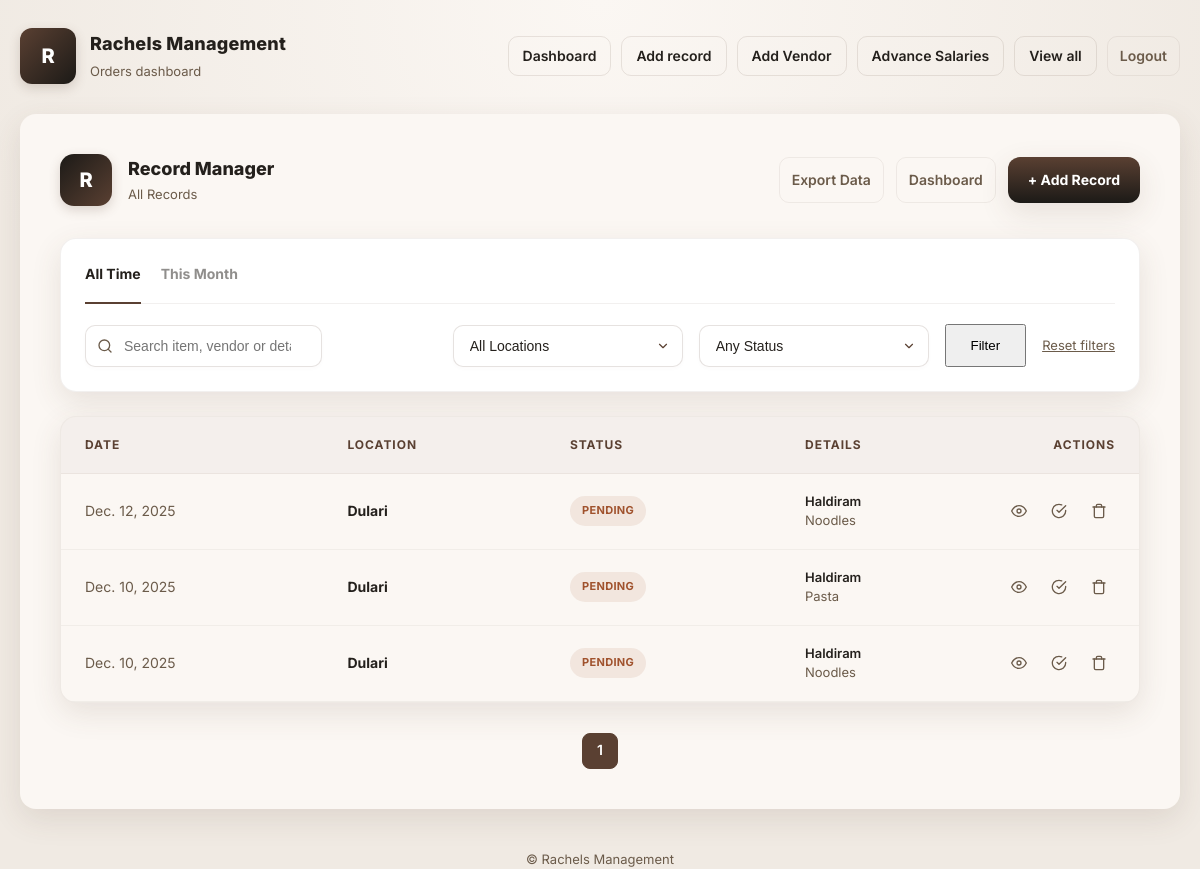
The page /records/ (signed in) on the database its author committed.
### Rachels/models.py (models this page shows, shortened)
class Record(models.Model):
    date = models.DateField()
    location = models.CharField(max_length=100)
    vendor = models.ForeignKey(Vendor, on_delete=models.SET_NULL, null=True)
    item = models.ForeignKey(VendorItem, on_delete=models.SET_NULL, null=True)
    quantity = models.PositiveIntegerField(default=1)
    status = models.CharField(max_length=20, default="Pending")

class Vendor(models.Model):
    name = models.CharField(max_length=100, unique=True)

class VendorItem(models.Model):
    vendor = models.ForeignKey(Vendor, on_delete=models.CASCADE, related_name="items")
    item_name = models.CharField(max_length=100)

### Rachels/views.py (the view)
# urls.py: path('records/', views.show_all_records, name='show_all_records'),
@login_required
def show_all_records(request):
    qs = Record.objects.all().order_by('-date', '-id')
    q = request.GET.get('q', '').strip()
    if q:
        qs = qs.filter(details__icontains=q)
    location = request.GET.get('location', '').strip()
    if location:
        qs = qs.filter(location=location)
    status = request.GET.get('status', '').strip()
    if status:
        qs = qs.filter(status__iexact=status)
    if request.GET.get('month') == 'this':
        today = date.today()
        qs = qs.filter(date__year=today.year, date__month=today.month)
    per_page = 25
    paginator = Paginator(qs, per_page)
    page_number = request.GET.get('page', 1)
    page_obj = paginator.get_page(page_number)
    total_pages = paginator.num_pages
    current = page_obj.number if page_obj else 1
    pagination_items = []
    last_was_ellipsis = False
    for p in range(1, total_pages + 1):
        show = (
            p <= 2 or
            p > total_pages - 2 or
            abs(p - current) <= 1
        )
        if show:
            pagination_items.append(p)
            last_was_ellipsis = False
        else:
            if not last_was_ellipsis:
                pagination_items.append('...')
                last_was_ellipsis = True
    context = {
        'records': page_obj.object_list,
        'page_obj': page_obj,
        'paginator': paginator,
        'pagination_items': pagination_items,
        'request': request,
    }
    return render(request, 'DisplayRecord.html', context)

### Rachels/templates/DisplayRecord.html (shortened to what this page needs)
{% extends "base.html" %}
{% block content %}
<div class="container">
  <div class="page-header">
    <div class="header-brand">
      <div class="icon">R</div>
      <div>
        <div style="font-weight:800; font-size:18px;">Record Manager</div>
        <div class="muted" style="font-size:13px">All Records</div>
      </div>
    </div>
    <div style="display:flex; gap:12px;">
      <a href="{% url 'export_form' %}" class="btn ghost">Export Data</a>
      <a href="{% url 'Home' %}" class="btn ghost">Dashboard</a>
      <a href="{% url 'add_record' %}" class="btn primary" style="box-shadow: var(--shadow-sm);">+ Add Record</a>
    </div>
  </div>
  <div class="filter-container">
    <div style="margin-bottom: 20px; display:flex; gap:20px; border-bottom:1px solid rgba(90,64,50,0.08); padding-bottom:10px;">
      <a href="?{% if request.GET.location %}location={{ request.GET.location }}&{% endif %}{% if request.GET.status %}status={{ request.GET.status }}&{% endif %}{% if request.GET.q %}q={{ request.GET.q }}{% endif %}"
         style="font-weight:700; font-size:14px; color:var(--text); text-decoration:none; {% if not request.GET.month %}border-bottom:2px solid var(--accent); margin-bottom:-11px;{% else %}opacity:0.5;{% endif %} padding-bottom:8px; transition:0.2s;">
         All Time
      </a>
      <a href="?month=this{% if request.GET.location %}&location={{ request.GET.location }}{% endif %}{% if request.GET.status %}&status={{ request.GET.status }}{% endif %}{% if request.GET.q %}&q={{ request.GET.q }}{% endif %}"
         style="font-weight:700; font-size:14px; color:var(--text); text-decoration:none; {% if request.GET.month == 'this' %}border-bottom:2px solid var(--accent); margin-bottom:-11px;{% else %}opacity:0.5;{% endif %} padding-bottom:8px; transition:0.2s;">
         This Month
      </a>
    </div>
    <form method="get" class="filter-row">
      <div style="flex: 2; position:relative; min-width: 240px;">
        <input type="search" name="q" placeholder="Search item, vendor or details..." value="{{ request.GET.q|default:'' }}" class="form-control" style="padding-left: 38px;">
      </div>
      {% if user.is_superuser %}
      <select name="location" class="form-control" style="flex: 1; min-width: 160px;">
        <option value="">All Locations</option>
      </select>
      {% endif %}
      <select name="status" class="form-control" style="flex: 1; min-width: 160px;">
        <option value="">Any Status</option>
      </select>
      <button type="submit" class="btn primary" style="padding:12px 24px;">Filter</button>
      <a href="{% url 'show_all_records' %}" style="color:var(--muted); font-size:13px; text-decoration:underline; white-space:nowrap;">Reset filters</a>
    </form>
  </div>
  <div class="table-wrapper">
    <table class="styled-table">
      <thead>
        <tr>
          <th>Date</th>
          <th>Location</th>
          <th>Status</th>
          <th>Details</th>
          <th style="width: 140px; text-align:right;">Actions</th>
        </tr>
      </thead>
      <tbody>
      {% if records %}
        {% for r in records %}
          <tr>
            <td style="white-space:nowrap; color:var(--muted);">{{ r.date }}</td>
            <td><strong>{{ r.location }}</strong></td>
            <td>
              {% if r.status|lower == "pending" %}
                <span class="badge pending">Pending</span>
              {% elif r.status|lower == "completed" %}
                <span class="badge completed">Completed</span>
              {% else %}
                <span class="badge other">{{ r.status }}</span>
              {% endif %}
            </td>
            <td style="font-size:13px; line-height:1.5;">
              <div style="font-weight:600; color:var(--text);">{{ r.vendor.name }}</div>
              <div style="color:var(--muted);">{{ r.item.item_name|truncatechars:45 }}</div>
            </td>
            <td>
              <div class="action-group" style="justify-content: flex-end;">
                <a href="{% url 'record_detail' r.pk %}" class="btn-icon view" title="View Details">
                  <svg viewBox="0 0 24 24" fill="none" stroke="currentColor" stroke-linecap="round" stroke-linejoin="round"><path d="M1 12s4-8 11-8 11 8 11 8-4 8-11 8-11-8-11-8z"></path><circle cx="12" cy="12" r="3"></circle></svg>
                </a>
                {% if r.status|lower != "completed" %}
                <form method="post" action="{% url 'mark_completed' r.pk %}" style="display:inline">{% csrf_token %}
                  <button class="btn-icon done" type="submit" title="Mark as Completed">
                    <svg viewBox="0 0 24 24" fill="none" stroke="currentColor" stroke-linecap="round" stroke-linejoin="round"><path d="M22 11.08V12a10 10 0 1 1-5.93-9.14"></path><polyline points="22 4 12 14.01 9 11.01"></polyline></svg>
                  </button>
                </form>
                {% endif %}
                {% if user.is_superuser %}
                <form method="post" action="{% url 'delete_record' r.pk %}" onsubmit="return confirm('Delete this record?');" style="display:inline">{% csrf_token %}
                  <button class="btn-icon delete" type="submit" title="Delete">
                    <svg viewBox="0 0 24 24" fill="none" stroke="currentColor" stroke-linecap="round" stroke-linejoin="round"><polyline points="3 6 5 6 21 6"></polyline><path d="M19 6v14a2 2 0 0 1-2 2H7a2 2 0 0 1-2-2V6m3 0V4a2 2 0 0 1 2-2h4a2 2 0 0 1 2 2v2"></path></svg>
                  </button>
                </form>
                {% endif %}
              </div>
            </td>
          </tr>
        {% endfor %}
      {% endif %}
      </tbody>
    </table>
  </div>
  {% if page_obj %}
    <div class="pagination">
      {% for item in pagination_items %}
        {% if item == '...' %}
          <span class="page-item" style="border:none; background:transparent;">...</span>
        {% else %}
          {% if item == page_obj.number %}
            <span class="page-item active">{{ item }}</span>
          {% else %}
            <a class="page-item" href="?{% if request.GET.q %}q={{ request.GET.q }}&{% endif %}{% if request.GET.location %}location={{ request.GET.location }}&{% endif %}{% if request.GET.status %}status={{ request.GET.status }}&{% endif %}page={{ item }}">{{ item }}</a>
          {% endif %}
        {% endif %}
      {% endfor %}
    </div>
  {% endif %}
</div>
{% endblock %}

### Rachels/templates/base.html (style rules this page uses)
:root { --bg: #F0EAE3; --page: #fbf7f3; --muted: #6b5b4a; --text: #24201C; --accent: #5A4032; --accent-600: #1C1A17; --glass: rgba(11,11,11,0.04); --radius: 16px; --shadow-sm: 0 10px 30px rgba(90, 64, 50, 0.12); --shadow-subtle: 0 4px 10px rgba(90, 64, 50, 0.08); }
* { box-sizing:border-box }
html,body { height:100% }
body { margin:0; font-family:Inter, system-ui, -apple-system, 'Segoe UI', Roboto, 'Helvetica Neue', Arial; background: radial-gradient(circle at top, var(--page) 0%, var(--bg) 60%); color:var(--text); -webkit-font-smoothing:antialiased; -moz-osx-font-smoothing:grayscale; padding:28px 20px; line-height:1.6; }
.container { max-width:1180px;margin:0 auto }
a.btn { padding:8px 14px;border-radius:10px;background:transparent; color:var(--text); text-decoration:none; border:1px solid rgba(90, 64, 50, 0.12); font-weight:600;font-size:14px;display:inline-flex;align-items:center;gap:8px; transition:all .2s ease; }
a.primary { background:linear-gradient(180deg,var(--accent),var(--accent-600)); color:#fff;border:none;padding:12px 20px;border-radius:12px; box-shadow:var(--shadow-sm); font-weight:700; transition: transform 0.2s ease, box-shadow 0.2s ease, filter 0.2s ease; }
a.ghost { background:transparent; border:1px solid rgba(90, 64, 50, 0.08); color:var(--muted); padding:8px 12px;border-radius:10px }
.muted { color:var(--muted) }
a { color:inherit }

### Rachels/templates/DisplayRecord.html (style rules this page uses)
.page-header { display: flex; justify-content: space-between; align-items: center; flex-wrap: wrap; gap: 20px; margin-bottom: 32px; }
.header-brand { display: flex; gap: 16px; align-items: center; }
.header-brand .icon { width: 52px; height: 52px; border-radius: 14px; display: grid; place-items: center; background: linear-gradient(135deg, var(--accent-600), var(--accent)); color: #fff; font-weight: 800; font-size: 20px; box-shadow: 0 4px 12px rgba(90, 64, 50, 0.2); }
.filter-container { background: #fff; padding: 24px; border-radius: 16px; border: 1px solid rgba(90, 64, 50, 0.08); margin-bottom: 24px; box-shadow: var(--shadow-sm); }
.filter-row { display: flex; gap: 16px; flex-wrap: wrap; align-items: center; }
.form-control { padding: 12px 16px; border-radius: 10px; border: 1px solid rgba(90, 64, 50, 0.15); background: #fff; font-size: 14px; color: var(--text); transition: all 0.2s; box-shadow: 0 2px 4px rgba(90, 64, 50, 0.02); }
select.form-control { background-repeat: no-repeat; background-position: right 12px center; background-size: 14px; appearance: none; padding-right: 36px; }
.table-wrapper { overflow-x: auto; border-radius: 16px; border: 1px solid rgba(90, 64, 50, 0.08); background: var(--page); box-shadow: var(--shadow-sm); }
.styled-table { width: 100%; border-collapse: collapse; font-size: 14px; }
.styled-table thead th { background: rgba(90, 64, 50, 0.04); color: var(--accent); font-weight: 700; text-transform: uppercase; font-size: 12px; letter-spacing: 0.08em; padding: 18px 24px; text-align: left; border-bottom: 1px solid rgba(90, 64, 50, 0.1); }
.styled-table tbody tr { border-bottom: 1px solid rgba(90, 64, 50, 0.06); transition: background 0.15s; }
.styled-table td { padding: 18px 24px; vertical-align: middle; color: var(--text); }
.action-group { display: flex; gap: 8px; align-items: center; }
.btn-icon { width: 32px; height: 32px; display: flex; align-items: center; justify-content: center; border-radius: 8px; border: 1px solid transparent; transition: all 0.2s; background: transparent; cursor: pointer; color: var(--muted); }
.btn-icon svg { width: 16px; height: 16px; stroke-width: 2px; }
.badge { display: inline-flex; align-items: center; padding: 6px 12px; border-radius: 99px; font-size: 11px; font-weight: 700; letter-spacing: 0.03em; text-transform: uppercase; }
.badge.pending { background: rgba(160, 82, 45, 0.1); color: #A0522D; }
.pagination { display: flex; justify-content: center; gap: 8px; margin-top: 30px; flex-wrap: wrap; }
.page-item { width: 36px; height: 36px; display: flex; align-items: center; justify-content: center; border-radius: 8px; border: 1px solid rgba(90, 64, 50, 0.1); color: var(--muted); text-decoration: none; font-weight: 600; font-size: 14px; transition: all 0.2s; background: #fff; }
.page-item.active { background: var(--accent); color: white; border-color: var(--accent); }

### rows shown on the page
Record: date "Dec. 12, 2025", location "Dulari", status "PENDING", vendor.name "Haldiram", item.item_name "Noodles"
Record: date "Dec. 10, 2025", location "Dulari", status "PENDING", vendor.name "Haldiram", item.item_name "Pasta"
Record: date "Dec. 10, 2025", location "Dulari", status "PENDING", vendor.name "Haldiram", item.item_name "Noodles"

### other values the page prints
{{ item }} "1"
